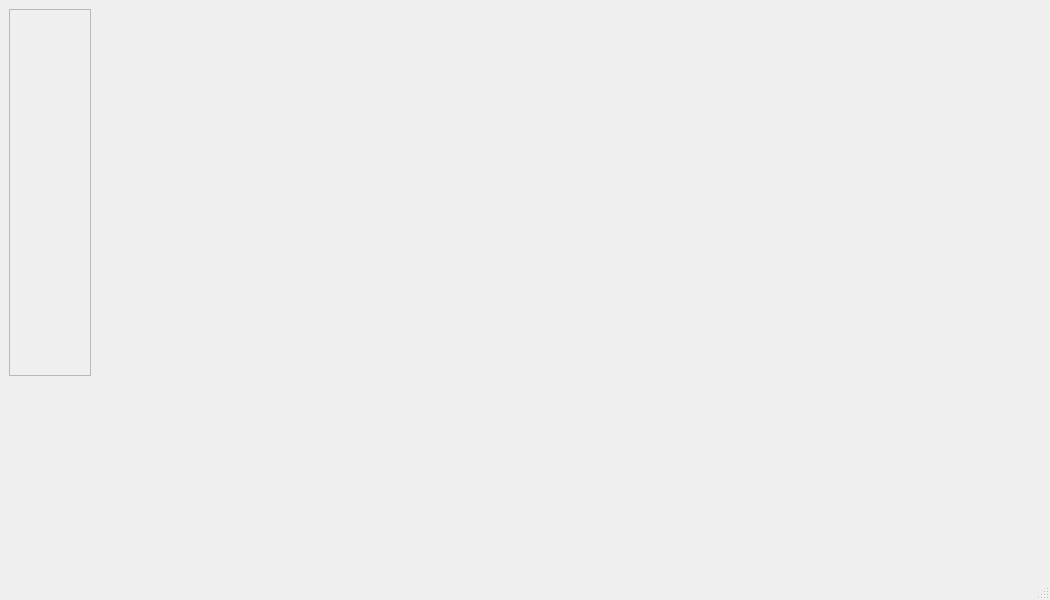
<?xml version="1.0" encoding="UTF-8"?>
<ui version="4.0">
 <class>StackedPage</class>
 <widget class="QMainWindow" name="StackedPage">
  <property name="geometry">
   <rect>
    <x>0</x>
    <y>0</y>
    <width>1050</width>
    <height>600</height>
   </rect>
  </property>
  <property name="windowTitle">
   <string>MainWindow</string>
  </property>
  <widget class="QWidget" name="centralwidget">
   <property name="styleSheet">
    <string notr="true">#btn1, #btn2, #btn3, #btn4 {
	background:transparent;
	border:0px;
}</string>
   </property>
   <layout class="QHBoxLayout" name="horizontalLayout">
    <property name="spacing">
     <number>0</number>
    </property>
    <property name="leftMargin">
     <number>0</number>
    </property>
    <property name="topMargin">
     <number>0</number>
    </property>
    <property name="rightMargin">
     <number>0</number>
    </property>
    <property name="bottomMargin">
     <number>0</number>
    </property>
    <item>
     <widget class="QWidget" name="leftMenu" native="true">
      <property name="sizePolicy">
       <sizepolicy hsizetype="Preferred" vsizetype="Expanding">
        <horstretch>0</horstretch>
        <verstretch>0</verstretch>
       </sizepolicy>
      </property>
      <property name="minimumSize">
       <size>
        <width>100</width>
        <height>0</height>
       </size>
      </property>
      <property name="maximumSize">
       <size>
        <width>100</width>
        <height>16777215</height>
       </size>
      </property>
      <layout class="QVBoxLayout" name="verticalLayout">
       <item alignment="Qt::AlignTop">
        <widget class="QFrame" name="frame">
         <property name="frameShape">
          <enum>QFrame::StyledPanel</enum>
         </property>
         <property name="frameShadow">
          <enum>QFrame::Raised</enum>
         </property>
         <layout class="QVBoxLayout" name="verticalLayout_2">
          <property name="spacing">
           <number>15</number>
          </property>
          <property name="leftMargin">
           <number>0</number>
          </property>
          <property name="topMargin">
           <number>0</number>
          </property>
          <property name="rightMargin">
           <number>0</number>
          </property>
          <property name="bottomMargin">
           <number>0</number>
          </property>
          <item>
           <widget class="QPushButton" name="btn1">
            <property name="minimumSize">
             <size>
              <width>80</width>
              <height>80</height>
             </size>
            </property>
            <property name="maximumSize">
             <size>
              <width>80</width>
              <height>80</height>
             </size>
            </property>
            <property name="text">
             <string/>
            </property>
            <property name="icon">
             <iconset resource="resources.qrc">
              <normaloff>:/blueicons/assets/icons/blue/codesandbox.svg</normaloff>:/blueicons/assets/icons/blue/codesandbox.svg</iconset>
            </property>
            <property name="iconSize">
             <size>
              <width>50</width>
              <height>50</height>
             </size>
            </property>
           </widget>
          </item>
          <item>
           <widget class="QPushButton" name="btn2">
            <property name="minimumSize">
             <size>
              <width>80</width>
              <height>80</height>
             </size>
            </property>
            <property name="maximumSize">
             <size>
              <width>80</width>
              <height>80</height>
             </size>
            </property>
            <property name="text">
             <string/>
            </property>
            <property name="icon">
             <iconset resource="resources.qrc">
              <normaloff>:/blueicons/assets/icons/blue/database.svg</normaloff>:/blueicons/assets/icons/blue/database.svg</iconset>
            </property>
            <property name="iconSize">
             <size>
              <width>50</width>
              <height>50</height>
             </size>
            </property>
           </widget>
          </item>
          <item>
           <widget class="QPushButton" name="btn3">
            <property name="minimumSize">
             <size>
              <width>80</width>
              <height>80</height>
             </size>
            </property>
            <property name="maximumSize">
             <size>
              <width>80</width>
              <height>80</height>
             </size>
            </property>
            <property name="text">
             <string/>
            </property>
            <property name="icon">
             <iconset resource="resources.qrc">
              <normaloff>:/blueicons/assets/icons/blue/loader.svg</normaloff>:/blueicons/assets/icons/blue/loader.svg</iconset>
            </property>
            <property name="iconSize">
             <size>
              <width>50</width>
              <height>50</height>
             </size>
            </property>
           </widget>
          </item>
          <item>
           <widget class="QPushButton" name="btn4">
            <property name="minimumSize">
             <size>
              <width>80</width>
              <height>80</height>
             </size>
            </property>
            <property name="maximumSize">
             <size>
              <width>80</width>
              <height>80</height>
             </size>
            </property>
            <property name="text">
             <string/>
            </property>
            <property name="icon">
             <iconset resource="resources.qrc">
              <normaloff>:/blueicons/assets/icons/blue/bluetooth.svg</normaloff>:/blueicons/assets/icons/blue/bluetooth.svg</iconset>
            </property>
            <property name="iconSize">
             <size>
              <width>50</width>
              <height>50</height>
             </size>
            </property>
           </widget>
          </item>
         </layout>
        </widget>
       </item>
      </layout>
     </widget>
    </item>
    <item>
     <widget class="QStackedWidget" name="stacked"/>
    </item>
   </layout>
  </widget>
  <widget class="QMenuBar" name="menubar">
   <property name="geometry">
    <rect>
     <x>0</x>
     <y>0</y>
     <width>1050</width>
     <height>21</height>
    </rect>
   </property>
  </widget>
  <widget class="QStatusBar" name="statusbar"/>
 </widget>
 <resources>
  <include location="resources.qrc"/>
 </resources>
 <connections/>
</ui>
